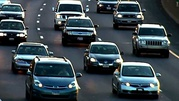
#> input picture Automatic CV/cars.jpg, 179 x 101 px, shrunk from 1200 x 675 before the run
$ jupyter execute --allow-errors 'Automatic CV.ipynb'
#> lines starting #> are read from the running program, lines starting #| are printed output that depends on the picture
[cell 1]
#!pip install cvlib

[cell 2]
# pip install python-opencv

[cell 3]
import cv2
import matplotlib.pyplot as plt
from cvlib.object_detection import draw_bbox
import cvlib

[cell 4]
img=cv2.imread("cars.jpg")
#> img is the input picture: shape (101, 179, 3); mean B, G, R 80.6, 73.8, 61.1

[cell 5]
plt.imshow(img)

#> (a cell that did not finish here is left out)

#> (a cell that did not finish here is left out)

[cell 8]
plt.figure(figsize=(10,10))
#> (the rest of this cell did not finish here and is left out)

#> (a cell that did not finish here is left out)

#> (a cell that did not finish here is left out)

[cell 11]
t=0
#> (the rest of this cell did not finish here and is left out)

[cell 12]
img=cv2.imread("g8.jpg")
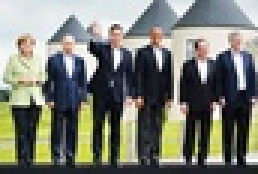
#> input picture Automatic CV/g8.jpg, 86 x 58 px, shrunk from 580 x 386 before the run (shown 3 times larger)
#> img is the input picture: shape (58, 86, 3); mean B, G, R 114.4, 124.6, 121.9

[cell 13]
plt.imshow(img)

#> (a cell that did not finish here is left out)

#> (a cell that did not finish here is left out)

[cell 16]
plt.figure(figsize=(10,10))
#> (the rest of this cell did not finish here and is left out)

#> (a cell that did not finish here is left out)

[cell 18]
t=0
#> (the rest of this cell did not finish here and is left out)

[cell 19]
img=cv2.imread("kitchen.jpeg")
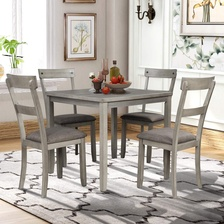
#> input picture Automatic CV/kitchen.jpeg, 224 x 224 px, shrunk from 1500 x 1500 before the run
#> img is the input picture: shape (224, 224, 3); mean B, G, R 166, 174, 180.8
